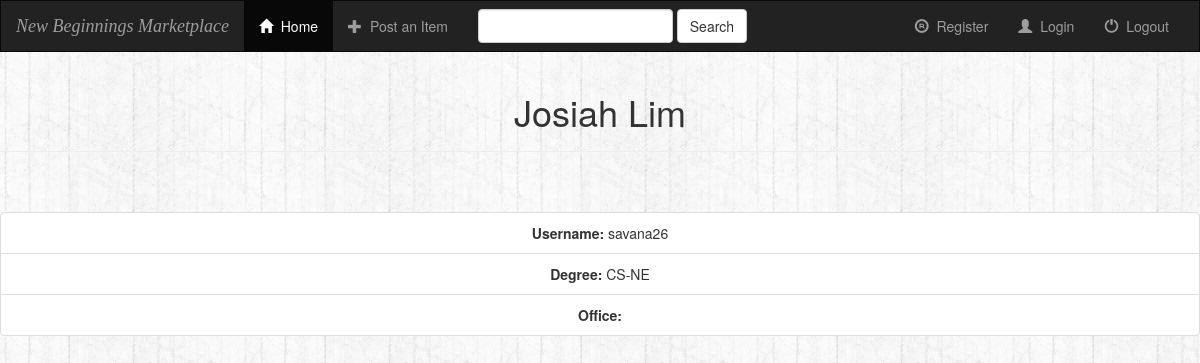
Screenshot of /home/7/ with the database file from the repository.
### home/models.py (models this page shows, shortened)
class User(models.Model):
    username = models.CharField(max_length=21)
    password = models.CharField(max_length=26)
    name = models.CharField(max_length=100)
    degree = models.CharField(max_length=100, blank=True, help_text='Leave blank if personnel/faculty')
    office = models.CharField(max_length=100, blank=True, help_text='Leave blank if student')

### home/views.py (the view)
# urls.py: url(r'^(?P<username_id>[0-9]+)/$', views.profile, name='profile'),
def profile(request, username_id):
    user = get_object_or_404(User, pk=username_id)
    latest_item_list = Item.objects.order_by('-pub_date')
    latest_tag_list = Tags.objects.all()
    context = {'user': user,
               'latest_item_list': latest_item_list,
               'latest_tag_list': latest_tag_list,
               }
    return render(request, 'home/profile.html', context)

### home/templates/home/profile.html (shortened to what this page needs)
{% extends 'home/base_template.html' %}
{% block body %}
    <div class="page-header">
        <center><h1>{{ user.name }}</h1></center>
    </div>
    <br/><br/>
    <center>
    <ul class="list-group">
        <li class="list-group-item"><b>Username:</b> {{ user.username }}</li>
        <li class="list-group-item"><b>Degree:</b> {{ user.degree }}</li>
        <li class="list-group-item"><b> Office:</b> {{ user.office }}</li>
    </ul>
    </center>
{% endblock %}

### home/static/home/style.css (style rules this page uses)
body { background: url(/images/background.jpg); }

### rows the page displays
User: name "Josiah Lim", username "savana26", degree "CS-NE"
